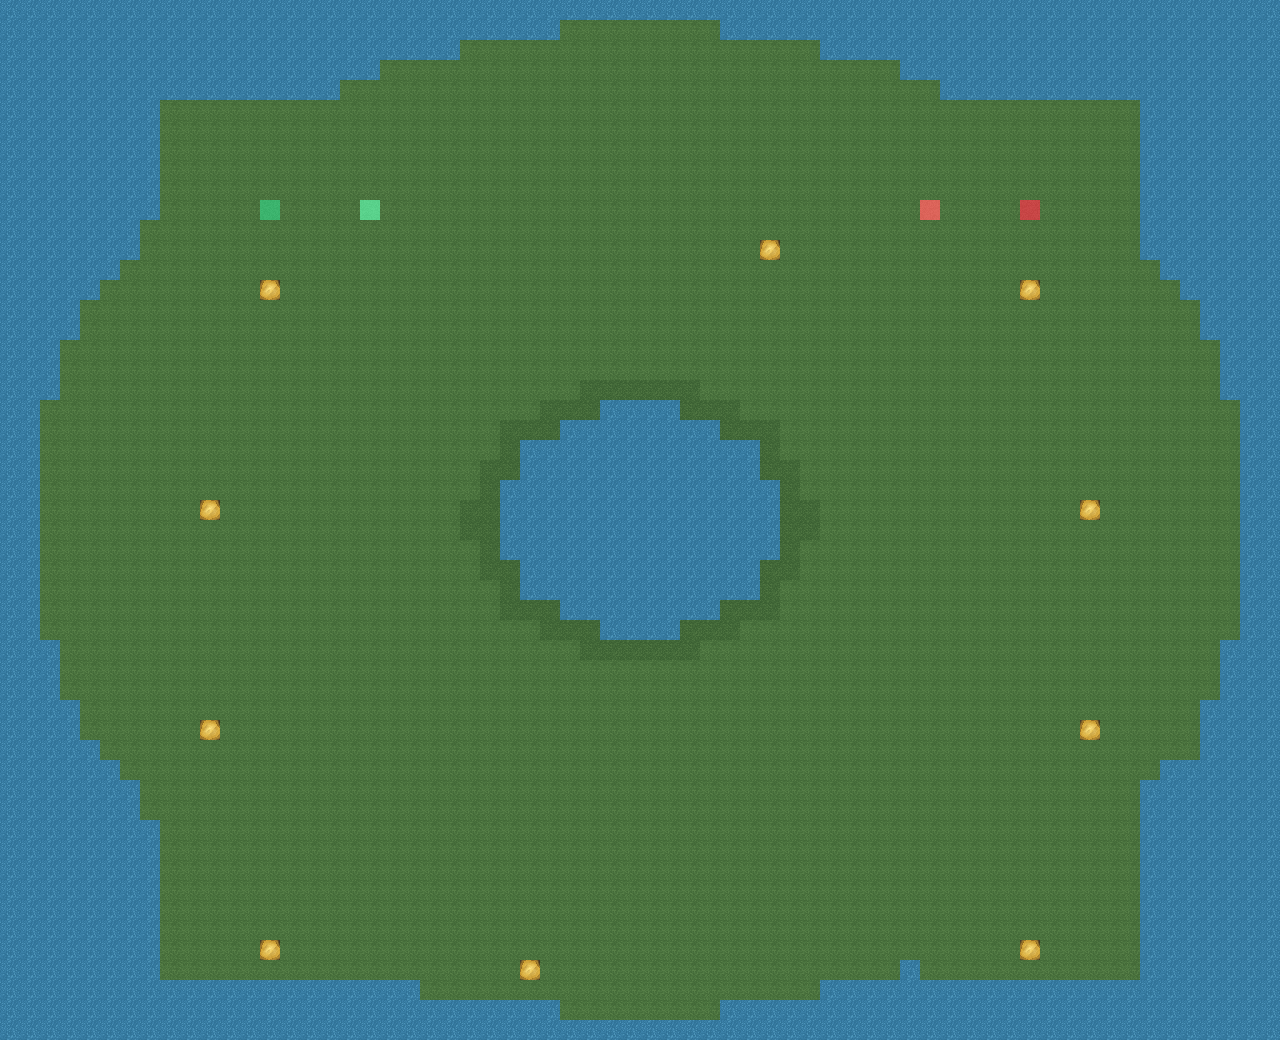

A level layout from a 2D game, rendered from its tile map. Below: a short description, then the map file with tile-grid data replaced by summaries:
An orthogonal 64x52 tile map with 20x20 px tiles, 4 tile layers (Ground, GroundDetails, Items, Units), 2 tilesets and 1 object (map_info).

<map version="1.2" tiledversion="1.4.3" orientation="orthogonal" renderorder="right-down" width="64" height="52" tilewidth="20" tileheight="20" infinite="0">
 <tileset firstgid="1" source="../../visuals/placeholder/tilesets/base_terrain.tsx" />
 <tileset firstgid="31" source="../../visuals/placeholder/tilesets/units_markers.tsx" />
 <layer name="Ground" width="64" height="52">
  <data>[3328 cells, 3328 non-empty, 3 distinct tile ids]</data>
 </layer>
 <layer name="GroundDetails" width="64" height="52">
  <data>[3328 cells, 0 non-empty, 0 distinct tile ids]</data>
 </layer>
 <layer name="Items" width="64" height="52">
  <data>[3328 cells, 10 non-empty, 1 distinct tile ids]</data>
 </layer>
 <layer name="Units" width="64" height="52">
  <data>[3328 cells, 4 non-empty, 4 distinct tile ids]</data>
 </layer>
 <objectgroup name="Triggers">
  <object id="1" name="map_info" x="20" y="20" width="100" height="60">
   <properties>
    <property name="type" value="skirmish" />
    <property name="fog" value="los" />
   </properties>
  </object>
 </objectgroup>
</map>
